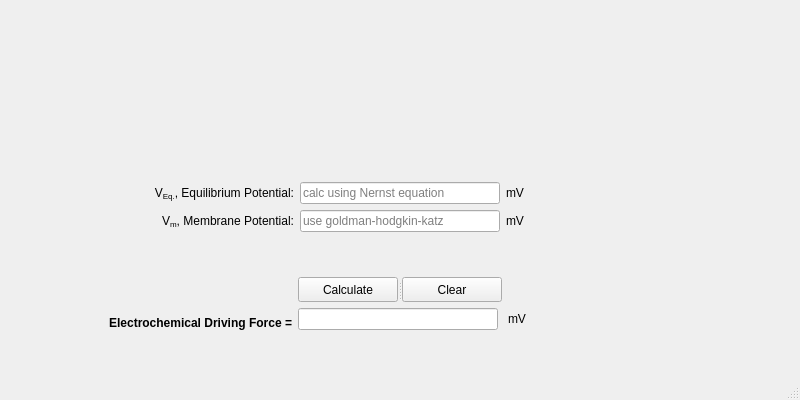
<?xml version="1.0" encoding="UTF-8"?>
<ui version="4.0">
 <class>EdfWindow</class>
 <widget class="QMainWindow" name="EdfWindow">
  <property name="geometry">
   <rect>
    <x>0</x>
    <y>0</y>
    <width>800</width>
    <height>400</height>
   </rect>
  </property>
  <property name="windowTitle">
   <string>Electrochemical Driving Force</string>
  </property>
  <widget class="QWidget" name="centralwidget">
   <layout class="QGridLayout" name="gridLayout_3">
    <item row="0" column="0">
     <widget class="QLabel" name="label">
      <property name="enabled">
       <bool>true</bool>
      </property>
      <property name="maximumSize">
       <size>
        <width>16777215</width>
        <height>89</height>
       </size>
      </property>
      <property name="sizeIncrement">
       <size>
        <width>0</width>
        <height>0</height>
       </size>
      </property>
      <property name="baseSize">
       <size>
        <width>0</width>
        <height>0</height>
       </size>
      </property>
      <property name="pixmap">
       <pixmap>../resources/logo.png</pixmap>
      </property>
      <property name="scaledContents">
       <bool>false</bool>
      </property>
      <property name="alignment">
       <set>Qt::AlignCenter</set>
      </property>
      <property name="wordWrap">
       <bool>false</bool>
      </property>
     </widget>
    </item>
    <item row="1" column="0">
     <layout class="QGridLayout" name="gridLayout">
      <item row="0" column="2">
       <widget class="QLabel" name="label_5">
        <property name="text">
         <string>mV</string>
        </property>
       </widget>
      </item>
      <item row="0" column="0">
       <widget class="QLabel" name="label_2">
        <property name="text">
         <string>&lt;html&gt;&lt;head/&gt;&lt;body&gt;&lt;p&gt;V&lt;span style=&quot; vertical-align:sub;&quot;&gt;Eq.&lt;/span&gt;, Equilibrium Potential:&lt;/p&gt;&lt;/body&gt;&lt;/html&gt;</string>
        </property>
        <property name="alignment">
         <set>Qt::AlignRight|Qt::AlignTrailing|Qt::AlignVCenter</set>
        </property>
       </widget>
      </item>
      <item row="1" column="2">
       <widget class="QLabel" name="label_7">
        <property name="text">
         <string>mV</string>
        </property>
       </widget>
      </item>
      <item row="1" column="0">
       <widget class="QLabel" name="label_3">
        <property name="text">
         <string>&lt;html&gt;&lt;head/&gt;&lt;body&gt;&lt;p&gt;V&lt;span style=&quot; vertical-align:sub;&quot;&gt;m&lt;/span&gt;, Membrane Potential:&lt;/p&gt;&lt;/body&gt;&lt;/html&gt;</string>
        </property>
        <property name="alignment">
         <set>Qt::AlignRight|Qt::AlignTrailing|Qt::AlignVCenter</set>
        </property>
       </widget>
      </item>
      <item row="0" column="1">
       <widget class="QLineEdit" name="veq">
        <property name="minimumSize">
         <size>
          <width>200</width>
          <height>0</height>
         </size>
        </property>
        <property name="maximumSize">
         <size>
          <width>200</width>
          <height>16777215</height>
         </size>
        </property>
        <property name="inputMask">
         <string/>
        </property>
        <property name="text">
         <string/>
        </property>
        <property name="placeholderText">
         <string>calc using Nernst equation</string>
        </property>
       </widget>
      </item>
      <item row="1" column="1">
       <widget class="QLineEdit" name="vm">
        <property name="minimumSize">
         <size>
          <width>200</width>
          <height>0</height>
         </size>
        </property>
        <property name="maximumSize">
         <size>
          <width>200</width>
          <height>16777215</height>
         </size>
        </property>
        <property name="placeholderText">
         <string>use goldman-hodgkin-katz</string>
        </property>
       </widget>
      </item>
     </layout>
    </item>
    <item row="2" column="0">
     <layout class="QGridLayout" name="gridLayout_2">
      <item row="1" column="0">
       <widget class="QLabel" name="label_6">
        <property name="minimumSize">
         <size>
          <width>0</width>
          <height>0</height>
         </size>
        </property>
        <property name="text">
         <string>&lt;html&gt;&lt;head/&gt;&lt;body&gt;&lt;p&gt;&lt;span style=&quot; font-weight:600;&quot;&gt;Electrochemical Driving Force =&lt;/span&gt;&lt;/p&gt;&lt;/body&gt;&lt;/html&gt;</string>
        </property>
        <property name="alignment">
         <set>Qt::AlignBottom|Qt::AlignRight|Qt::AlignTrailing</set>
        </property>
        <property name="indent">
         <number>-1</number>
        </property>
       </widget>
      </item>
      <item row="1" column="1">
       <widget class="QLineEdit" name="dforce">
        <property name="maximumSize">
         <size>
          <width>200</width>
          <height>16777215</height>
         </size>
        </property>
        <property name="alignment">
         <set>Qt::AlignBottom|Qt::AlignLeading|Qt::AlignLeft</set>
        </property>
       </widget>
      </item>
      <item row="1" column="2">
       <widget class="QLabel" name="label_4">
        <property name="text">
         <string>mV</string>
        </property>
       </widget>
      </item>
      <item row="0" column="1">
       <widget class="QSplitter" name="splitter">
        <property name="orientation">
         <enum>Qt::Horizontal</enum>
        </property>
        <widget class="QPushButton" name="calculate">
         <property name="maximumSize">
          <size>
           <width>100</width>
           <height>25</height>
          </size>
         </property>
         <property name="whatsThis">
          <string>&lt;html&gt;&lt;head/&gt;&lt;body&gt;&lt;p&gt;Click to calculate the equilibrum potential.&lt;/p&gt;&lt;/body&gt;&lt;/html&gt;</string>
         </property>
         <property name="text">
          <string>Calculate</string>
         </property>
        </widget>
        <widget class="QPushButton" name="clear">
         <property name="maximumSize">
          <size>
           <width>100</width>
           <height>25</height>
          </size>
         </property>
         <property name="whatsThis">
          <string>&lt;html&gt;&lt;head/&gt;&lt;body&gt;&lt;p&gt;Click to calculate the equilibrum potential.&lt;/p&gt;&lt;/body&gt;&lt;/html&gt;</string>
         </property>
         <property name="text">
          <string>Clear</string>
         </property>
        </widget>
       </widget>
      </item>
     </layout>
    </item>
   </layout>
  </widget>
  <widget class="QMenuBar" name="menubar">
   <property name="geometry">
    <rect>
     <x>0</x>
     <y>0</y>
     <width>800</width>
     <height>22</height>
    </rect>
   </property>
  </widget>
  <widget class="QStatusBar" name="statusbar"/>
 </widget>
 <resources/>
 <connections/>
</ui>
